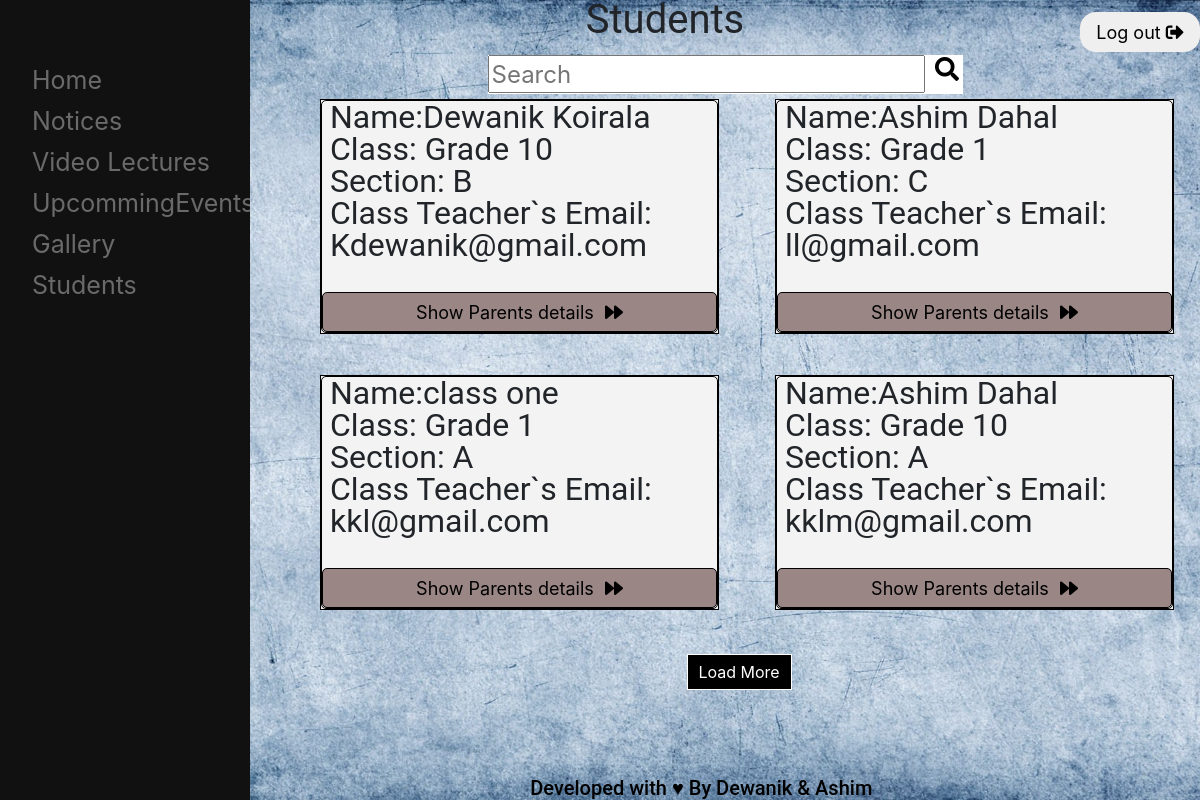
The app's page /inside/studentdetails.php (signed in) with its own data.
### inside/studentdetails.php (the view, shortened to what this page needs)
<link href="../extensions/bootstrap.css" rel="stylesheet">
<link rel="stylesheet" href="../extensions/fawe/css/fontawesome.css">
<?php
include '../head.php';
if (isset($_SESSION['uid']) || isset($_SESSION['uid5'])) {
include 'inheader.php';
}
else if (isset($_SESSION['id'])) {
include 'inheader.php';
}else {
  header('Location: ../index.php');
  exit();
}
include '../footer.php';
 ?>
<div class="mid" style="margin-left:250px;height:100%;background-attachment:fixed;">
<p class="texttitle">Students</p>
<?php
include '../includes/searchform.php';
 ?>
<div class="student-container" >
<?php
$conn = mysqli_connect("localhost", "root", "", "school");
$sql = "SELECT * FROM `std.parent`Limit 4";
$stmt = mysqli_stmt_init($conn);
mysqli_stmt_prepare($stmt,$sql);
mysqli_stmt_execute($stmt);
 $result = mysqli_stmt_get_result($stmt);
while ($row= mysqli_fetch_assoc($result)) {
	echo '	 <div class="student-holder">
		 <div id="std-details">
		 	<p>Name:'.$row['firstname'].'  '.$row['lastname'].'
		 	</p>
		 	<p>Class: '.$row['class'].'
		 	</p>
		 	<p>Section: '.$row['section'].'
		 	</p>
		 	<p>Class Teacher`s Email: '.$row['cteacher'].'
		 	</p>
			<button type="submit" name="details" class="parent_d">Show Parents details <i class="fas fa-forward" style="margin-left:6px;"></i></button>
		 </div>
		 <div class="div" style="display:none;">
			 <p>Parents number: '.$row['phone.number'].'
			</p>
			<p>Username: '.$row['username'].'
			</p>
			<p>Parents Email: '.$row['email'].'
			</p>
			<p>Parents Name: '.$row['parentname'].'
			</p>
			<button type="submit" name="button" class="std_d"> See students detail <i class="fas fa-forward" style="margin-left:6px;"></i></button>
		 </div>
	</div>';
}
 ?>
 </div>
<div class="button-comtains">
   <button type="button"class="showmorestds" name="button">Load More</button>
</div>
</div>

### head.php (shortened to what this page needs)
<!DOCTYPE html>
<html style="background-attachment:fixed;"lang="en" dir="ltr">
  <head>
    <link rel="stylesheet" type="text/css" href="css/mainpage.css">
<link rel="stylesheet" href="extensions/fawe/css/all.css" >
  </head>

### inside/inheader.php (shortened to what this page needs)
<?php
if (isset($_SESSION['uid'])) {
echo '<form class="logg" action="../includes/logout.php" method="POST">
  <button type="submit" name="submit" class="btn">Log out  <i class="fas fa-sign-out-alt"></i></button>
</form>
<div id="mySidenav" class="sidenav">
  <a href="../index.php">Home</a>
  <a href="notice.php">Notices</a>
  <a href="lect.php">Video Lectures</a>
  <a href="event.php">UpcommingEvents</a>
  <a href="gallery.php">Gallery</a>
  <a href="attend.php">Attendance</a>
  <a href="studentdetails.php">Students</a>
</div>';
if (isset($_SESSION['uid5'])) {
  echo '<div class="con">
    <a href="../teachsignup.php">Register a  new teacher</a>
  </div>';
}
  }elseif (isset($_SESSION['id'])) {
  echo '<form class="logg" action="../includes/logout.php" method="POST">
    <button type="submit" name="submit" class="btn">Log out <i class="fas fa-sign-out-alt"></i></button>
  </form>
  <div id="mySidenav" class="sidenav">
    <a href="../index.php">Home</a>
    <a href="notice.php">Notices</a>
    <a href="lect.php">Video Lectures</a>
    <a href="event.php">UpcommingEvents</a>
    <a href="gallery.php">Gallery</a>
      <a href="studentdetails.php">Students</a>
  </div>';
}
else {
  header('Location:.../index.php');
}
 ?>
<link rel="stylesheet" type="text/css" href="../css/mainpage.css">
<link rel="stylesheet" href="../extensions/fawe/css/all.css" >

### footer.php
</body>
<footer>
<h6>Developed with &hearts; By Dewanik & Ashim</h6>
</footer>
</html>

### includes/searchform.php
<?php
if (isset($_SESSION['id']) || isset($_SESSION['uid']) || isset($_SESSION['uid5'])) {
  echo '<center>
  <form style="margin-top:15px;height:38px;"action="searchstd.php" method="post">
<div style="width:50%;background:white;text-align:left;">
   <input type="text" name="text" class="searchinput" placeholder="Search " >
  <button type="submit" class="searchbtn" name="search"><i class="fas fa-search" style="height:100%"></i></button>
  </input>
<div>
  </form>
  </center>';
}
 ?>

### css/mainpage.css (style rules this page uses)
html, body, div, span, object, iframe, h1, h2, h3, h4, h5, h6, p, blockquote, pre, abbr, address, cite, code, del, dfn, em, img, ins, kbd, q, samp, small, strong, sub, sup, var, b, i, dl, dt, dd, ol, ul, li, fieldset, form, label, legend, table, caption, tbody, tfoot, thead, tr, th, td, article, aside, canvas, details, figcaption, figure, footer, header, hgroup, menu, nav, section, summary, time, mark, audio, video { margin:0; padding:0; border:0; outline:0; font-size:100%; vertical-align:baseline; background:transparent; }
article,aside,details,figcaption,figure, footer,header,hgroup,menu,nav,section { display:block; }
a { margin:0; padding:0; font-size:100%; vertical-align:baseline; background:transparent; }
input, select { vertical-align:middle; }
html { margin: 0; padding: 0; background-image: url("html.jpg"); background-repeat: no-repeat; background-size: cover; background-position: 0px -120px; background-attachment: fixed; }
footer { position: fixed; bottom: 0px; margin: 0; padding: 0; color: black; }
footer h6 { animation: heart_beat 1s infinite; text-align: center; position: relative; white-space: nowrap; left: 155%; font-family: roboto; font-size: 20px; }
.btn { width: 100%; background-blend-mode: hard-light; border: none; border-radius: 16px; cursor: pointer; height: 40px; font-size: 18px; margin: 12px 0; }
a { text-decoration: none; color: black; font-size: 18px; }
p { font-size: 45px; }
.logg { width: 120px; height: 45px; float: right; }
.sidenav { height: 100%; width: 250px; position: fixed; z-index: 1; top: 0; left: 0; background-color: #111; overflow-x: hidden; transition: 0.5s; padding-top: 60px; }
.sidenav a { padding: 8px 8px 8px 32px; text-decoration: none; font-size: 25px; color: #818181; display: block; transition: 0.3s; opacity: 0.8; }
.texttitle { font-family: roboto; text-align: center; font-size: 40px; }
.mid { background-image: url(bg.jpg); background-attachment: fixed; background-size: cover; }
.student-container { width: 100%; margin: 0 auto; display: flex; flex-flow: row wrap; justify-content: center; align-items: flex-start; align-content: space-between; }
.student-holder { margin-left: 50px; border: 0.7px solid black; margin-top: 6px; text-align: left; height: 235px; margin-bottom: 35px; width: 42%; margin-right: 6px; background: #f3f3f3; }
#std-details { width: 100%; height: 100%; border:0.7px solid black; position: relative; border-radius: 5px; }
#std-details button { position: absolute; width: 100%; bottom: 0; height: 40px; font-size: 18px; cursor: pointer; background-color: #998685; border: 0.7px solid black; border-radius: 5px; }
#std-details p { font-size: 32px; font-family: Roboto; margin-left: 8px; }
.searchbtn { border: none; font-size: 24px; margin-left: 0; width: 5%; height: 100%; background: transparent; text-align: left; cursor: pointer; }
.searchinput { width: 92%; height: 100%; font-size: 24px; }
.button-comtains { position: relative; height: 65px; }
.showmorestds { position: absolute; right: 43%; bottom: 20; width: 105px; height:36px; cursor: pointer; background: black; color:#fff; border: 1.6px solid white; }

### extensions/fawe/css/all.css (style rules this page uses)
.fa, .fas, .far, .fal, .fab { -moz-osx-font-smoothing: grayscale; -webkit-font-smoothing: antialiased; display: inline-block; font-style: normal; font-variant: normal; text-rendering: auto; line-height: 1; }
.fa-forward:before { content: "\f04e"; }
.fa-search:before { content: "\f002"; }
.fa-sign-out-alt:before { content: "\f2f5"; }
.fa, .fas { font-family: 'Font Awesome 5 Free'; font-weight: 900; }

### records on screen
std.parent: firstname "Dewanik", lastname "Koirala", class "Grade 10", section "B", cteacher "Kdewanik@gmail.com"
std.parent: firstname "Ashim", lastname "Dahal", class "Grade 1", section "C", cteacher "ll@gmail.com"
std.parent: firstname "class", lastname "one", class "Grade 1", section "A", cteacher "kkl@gmail.com"
std.parent: firstname "Ashim", lastname "Dahal", class "Grade 10", section "A", cteacher "kklm@gmail.com"
